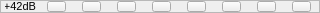
     <widget class="QFrame" name="frame_7">
      <property name="minimumSize">
       <size>
        <width>320</width>
        <height>13</height>
       </size>
      </property>
      <property name="maximumSize">
       <size>
        <width>320</width>
        <height>13</height>
       </size>
      </property>
      <property name="frameShape">
       <enum>QFrame::StyledPanel</enum>
      </property>
      <property name="frameShadow">
       <enum>QFrame::Raised</enum>
      </property>
      <widget class="QPushButton" name="In4_42">
       <property name="geometry">
        <rect>
         <x>152</x>
         <y>1</y>
         <width>19</width>
         <height>11</height>
        </rect>
       </property>
       <property name="minimumSize">
        <size>
         <width>19</width>
         <height>11</height>
        </size>
       </property>
       <property name="maximumSize">
        <size>
         <width>19</width>
         <height>11</height>
        </size>
       </property>
       <property name="text">
        <string/>
       </property>
       <property name="checkable">
        <bool>true</bool>
       </property>
       <property name="autoExclusive">
        <bool>true</bool>
       </property>
       <attribute name="buttonGroup">
        <string notr="true">buttonGroup4</string>
       </attribute>
      </widget>
      <widget class="QPushButton" name="In3_42">
       <property name="geometry">
        <rect>
         <x>117</x>
         <y>1</y>
         <width>19</width>
         <height>11</height>
        </rect>
       </property>
       <property name="minimumSize">
        <size>
         <width>19</width>
         <height>11</height>
        </size>
       </property>
       <property name="maximumSize">
        <size>
         <width>19</width>
         <height>11</height>
        </size>
       </property>
       <property name="text">
        <string/>
       </property>
       <property name="checkable">
        <bool>true</bool>
       </property>
       <property name="autoExclusive">
        <bool>true</bool>
       </property>
       <attribute name="buttonGroup">
        <string notr="true">buttonGroup3</string>
       </attribute>
      </widget>
      <widget class="QPushButton" name="In1_42">
       <property name="geometry">
        <rect>
         <x>47</x>
         <y>1</y>
         <width>19</width>
         <height>11</height>
        </rect>
       </property>
       <property name="minimumSize">
        <size>
         <width>19</width>
         <height>11</height>
        </size>
       </property>
       <property name="maximumSize">
        <size>
         <width>19</width>
         <height>11</height>
        </size>
       </property>
       <property name="text">
        <string/>
       </property>
       <property name="checkable">
        <bool>true</bool>
       </property>
       <property name="checked">
        <bool>false</bool>
       </property>
       <property name="autoExclusive">
        <bool>true</bool>
       </property>
       <attribute name="buttonGroup">
        <string notr="true">buttonGroup1</string>
       </attribute>
      </widget>
      <widget class="QPushButton" name="In8_42">
       <property name="geometry">
        <rect>
         <x>292</x>
         <y>1</y>
         <width>19</width>
         <height>11</height>
        </rect>
       </property>
       <property name="minimumSize">
        <size>
         <width>19</width>
         <height>11</height>
        </size>
       </property>
       <property name="maximumSize">
        <size>
         <width>19</width>
         <height>11</height>
        </size>
       </property>
       <property name="text">
        <string/>
       </property>
       <property name="checkable">
        <bool>true</bool>
       </property>
       <attribute name="buttonGroup">
        <string notr="true">buttonGroup8</string>
       </attribute>
      </widget>
      <widget class="QPushButton" name="In2_42">
       <property name="geometry">
        <rect>
         <x>82</x>
         <y>1</y>
         <width>19</width>
         <height>11</height>
        </rect>
       </property>
       <property name="minimumSize">
        <size>
         <width>19</width>
         <height>11</height>
        </size>
       </property>
       <property name="maximumSize">
        <size>
         <width>19</width>
         <height>11</height>
        </size>
       </property>
       <property name="text">
        <string/>
       </property>
       <property name="checkable">
        <bool>true</bool>
       </property>
       <property name="autoExclusive">
        <bool>true</bool>
       </property>
       <attribute name="buttonGroup">
        <string notr="true">buttonGroup2</string>
       </attribute>
      </widget>
      <widget class="QPushButton" name="In6_42">
       <property name="geometry">
        <rect>
         <x>222</x>
         <y>1</y>
         <width>19</width>
         <height>11</height>
        </rect>
       </property>
       <property name="minimumSize">
        <size>
         <width>19</width>
         <height>11</height>
        </size>
       </property>
       <property name="maximumSize">
        <size>
         <width>19</width>
         <height>11</height>
        </size>
       </property>
       <property name="text">
        <string/>
       </property>
       <property name="checkable">
        <bool>true</bool>
       </property>
       <property name="autoExclusive">
        <bool>true</bool>
       </property>
       <attribute name="buttonGroup">
        <string notr="true">buttonGroup6</string>
       </attribute>
      </widget>
      <widget class="QPushButton" name="In5_42">
       <property name="geometry">
        <rect>
         <x>187</x>
         <y>1</y>
         <width>19</width>
         <height>11</height>
        </rect>
       </property>
       <property name="minimumSize">
        <size>
         <width>19</width>
         <height>11</height>
        </size>
       </property>
       <property name="maximumSize">
        <size>
         <width>19</width>
         <height>11</height>
        </size>
       </property>
       <property name="text">
        <string/>
       </property>
       <property name="checkable">
        <bool>true</bool>
       </property>
       <property name="autoExclusive">
        <bool>true</bool>
       </property>
       <attribute name="buttonGroup">
        <string notr="true">buttonGroup5</string>
       </attribute>
      </widget>
      <widget class="QPushButton" name="In7_42">
       <property name="geometry">
        <rect>
         <x>257</x>
         <y>1</y>
         <width>19</width>
         <height>11</height>
        </rect>
       </property>
       <property name="minimumSize">
        <size>
         <width>19</width>
         <height>11</height>
        </size>
       </property>
       <property name="maximumSize">
        <size>
         <width>19</width>
         <height>11</height>
        </size>
       </property>
       <property name="text">
        <string/>
       </property>
       <property name="checkable">
        <bool>true</bool>
       </property>
       <property name="autoExclusive">
        <bool>true</bool>
       </property>
       <attribute name="buttonGroup">
        <string notr="true">buttonGroup7</string>
       </attribute>
      </widget>
      <widget class="QLabel" name="label_9">
       <property name="geometry">
        <rect>
         <x>5</x>
         <y>1</y>
         <width>31</width>
         <height>11</height>
        </rect>
       </property>
       <property name="font">
        <font>
         <pointsize>8</pointsize>
        </font>
       </property>
       <property name="text">
        <string>+42dB</string>
       </property>
       <property name="alignment">
        <set>Qt::AlignRight|Qt::AlignTrailing|Qt::AlignVCenter</set>
       </property>
      </widget>
     </widget>
